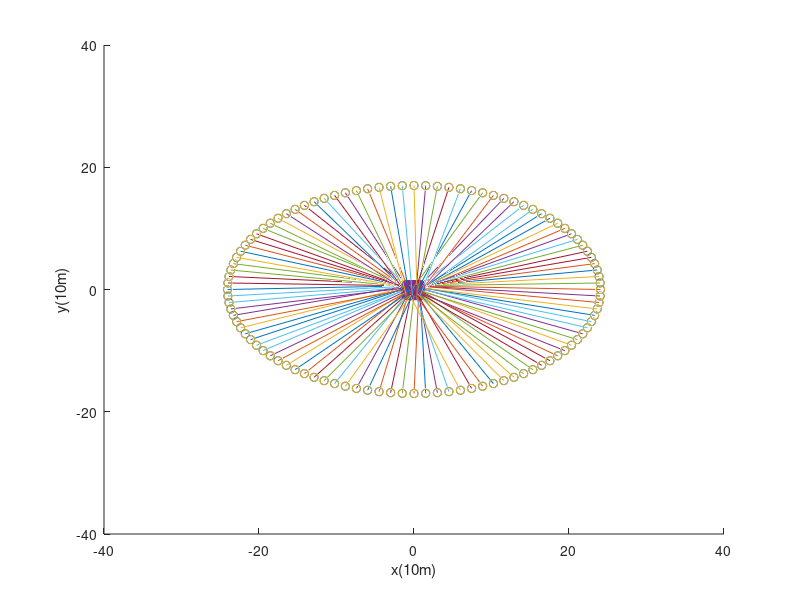

This chart was generated by the following MATLAB code:
% initialize data set
xs = [];
ys = [];
zs = [];

xs2 = [];
ys2 = [];
zs2 = [];

% create 10X10 square
initDistance = 0.2;
index = 1;
j = 1;
k = 1;
while j < 11
    index = index + 1;
    xs2(index) = -1;
    ys2(index) = -1.2 + 0.2 * j;
    zs2(index) = 0;
    while k < 10
        index = index + 1;
        xs2(index) = xs2(index-1) + initDistance;
        ys2(index) = j*initDistance - 1-initDistance;
        zs2(index) = 0;
        k = k + 1;
    end
    k = 1;
    j = j + 1;
end

distance = 0.1532;
number = 100;
varT = (2*pi)/number;
theta = 0;
varX1 = theta;
varX2 = theta;
i = 1;
r = ((number)*distance)/2*pi;
x = 0;
y = 20;
while theta < pi
        varX1 = r*cos(theta);
        varX2 = r*cos(theta+varT);
        theta = theta + varT;
        ys(i) = (sqrt(r*r - varX1*varX1))*(1/sqrt(2));
        xs(i) = varX1+x;
        zs(i) = (sqrt(r*r - varX1*varX1))*((1/sqrt(2)))+y;
        i = i + 1;
        ys(i) = -(sqrt(r*r - varX2*varX2))*(1/sqrt(2));
        xs(i) = varX2+x;
        zs(i) = -(sqrt(r*r - varX2*varX2))*((1/sqrt(2)))+y;
        
        i = i + 1;
end



xs2([1]) = [];
ys2([1]) = [];
zs2([1]) = [];

hold on 
xlabel('x(10m)')
ylabel('y(10m)')
zlabel('z(10m)')
scatter3(xs,ys,zs);
scatter3(xs2,ys2,zs2);
axis([-40 40 -40 40 0 40])
hold off


xsSepInit = [];
ysSepInit = [];
zsSepInit = [];
i = 10;
j = 1;
while j <= 100
    xsSepInit(j) = xs2(i);
    ysSepInit(j) = ys2(i);
    zsSepInit(j) = zs2(i);
    if mod(j,10) == 0
        i = i + 19;
    end
    i = i - 1;
    j = j + 1;
 
end



xsSepEnd1 = [];
ysSepEnd1 = [];
zsSepEnd1 = [];
i = 1;
j = 1;
while i <= 100
        xsSepEnd1(j) = xs(i);
        ysSepEnd1(j) = ys(i);
        zsSepEnd1(j) = zs(i);
        j = j + 1;
    i = i + 1;
end

sepResult1 = [];
i = 1;
j = 1;
index = 1;
hold on
xlabel('x(10m)')
ylabel('y(10m)')
zlabel('z(10m)')
scatter3(xs,ys,zs);
scatter3(xs2,ys2,zs2);
axis([-40 40 -40 40 0 40])
while i <= 100
    j = 1;
    while j <= 100
        if (i ~= 1) && sepResult1(j) == 40
            j = j + 1;
        else
            sepResult1(j) = sqrt((-(xsSepInit(i)) + (xsSepEnd1(j))));
            j = j + 1;
        end
    end
    [maxr,index] = min(sepResult1);
    plot3([xsSepInit(i) xsSepEnd1(index)],[ysSepInit(i) ysSepEnd1(index)],[zsSepInit(i) zsSepEnd1(index)]);
    sepResult1(index) = 40;
    i = i + 1;
end
hold off
% hold on 
% xlabel('x(10m)')
% ylabel('y(10m)')
% zlabel('z(10m)')
% scatter3(xsSepInit,ysSepInit,zsSepInit);
% scatter3(xsSepEnd,ysSepEnd,zsSepEnd);
% axis([-40 40 -40 40 0 40])
% hold off





